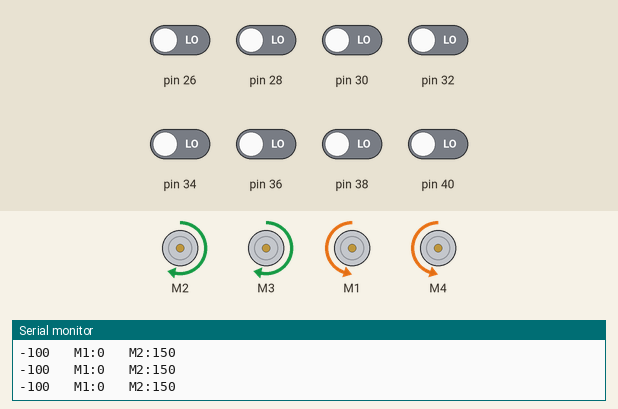
The sketch below on a simulated Arduino Mega 2560, built with avr-gcc and run on an emulated ATmega2560. On the bench: 4 × DC motor (green arrow = forward, orange = backward, longer = faster), the last lines printed to the serial monitor. Inputs (shaded band) come from the test bench; at power-on: pin 26, pin 28, pin 30, pin 32, pin 34, pin 36, pin 38, pin 40 LOW.

Above: at 12.2 s.
12.3 s: pin 26 driven HIGH
At 12.6 s:
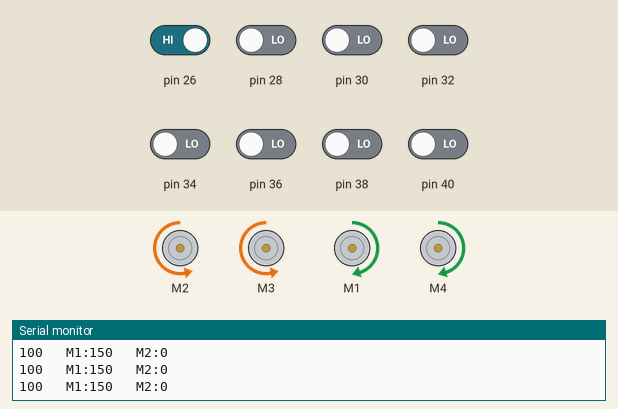
13.8 s: pin 30 driven HIGH
At 14.7 s:
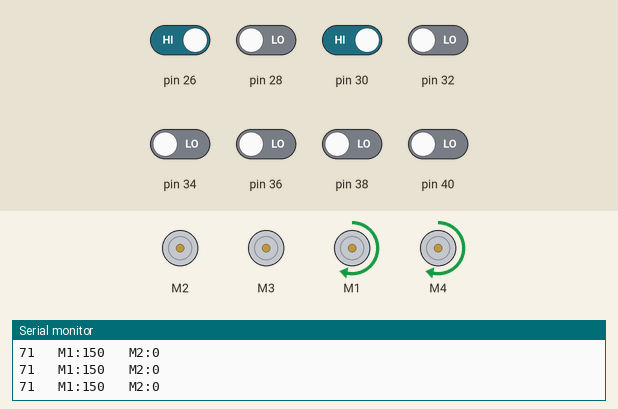
15.3 s: pin 34 driven HIGH
At 15.8 s:
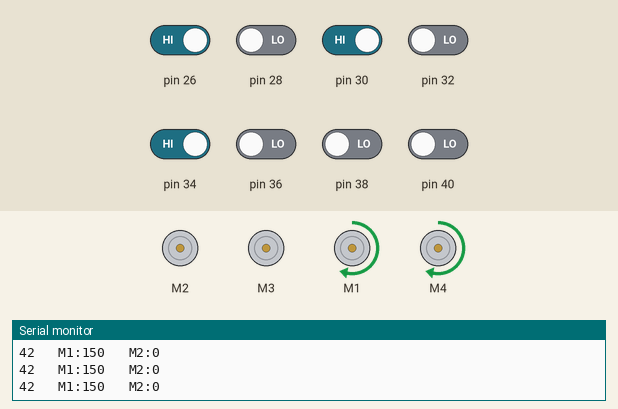
16.8 s: pin 40 driven HIGH
At 17.9 s:
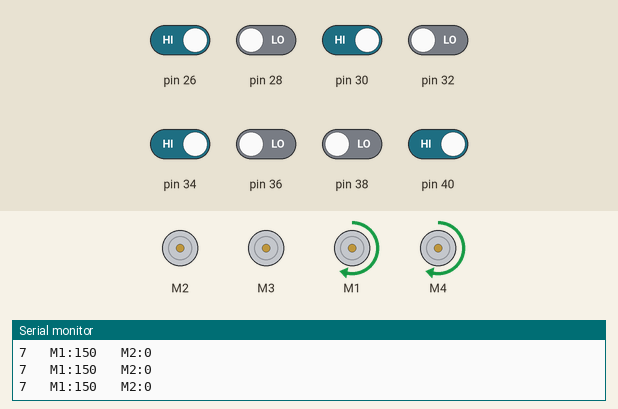
19.8 s: pin 36 driven HIGH
22.2 s: pin 32 driven HIGH
At 23.6 s:
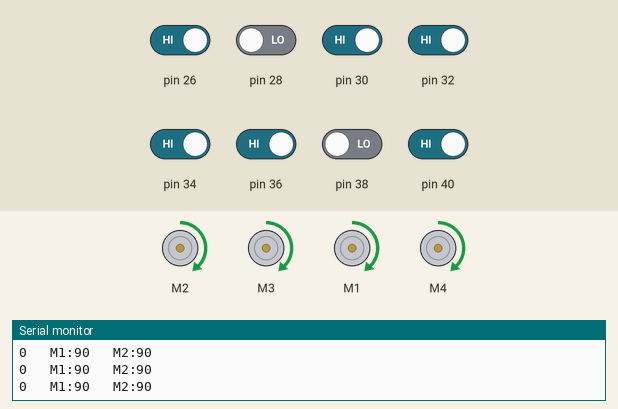
Timing chart, 0 to 24.7 s (numbered marks = the images above; inputs shaded):
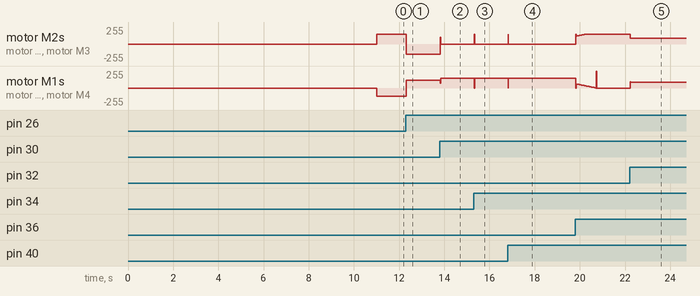

Measured:
- after the input at 12.3 s, motor M2, motor M3: forward 150/255 → backward 150/255 at once; motor M1, motor M4: backward 120/255 → forward 120/255 at once
- after the input at 13.8 s, motor M2, motor M3: backward 150/255 → stopped at once; motor M1, motor M4: forward 120/255 → forward 150/255 at once
- after the input at 15.3 s, motor M2, motor M3: stopped → forward 150/255 at once, → stopped 0.02 s later; motor M1, motor M4: forward 150/255 → stopped at once, → forward 150/255 0.02 s later
- after the input at 16.8 s, motor M2, motor M3: stopped → forward 150/255 at once, → stopped 0.02 s later; motor M1, motor M4: forward 150/255 → stopped at once, → forward 150/255 0.02 s later
- after the input at 22.2 s, motor M2, motor M3: forward 150/255 → forward 90/255 at once; motor M1, motor M4: stopped → forward 90/255 at once

The sketch:

PID.ino
```cpp
#include <AFMotor.h>     //Adafruit Motor Shield Library. First you must download and install AFMotor library
#include <QTRSensors.h>  //Pololu QTR Sensor Library. First you must download and install QTRSensors library

//AF_DCMotor motor1(1, MOTOR12_1KHZ); //create motor #1 using M1 output on Motor Drive Shield, set to 1kHz PWM frequency
//AF_DCMotor motor2(2, MOTOR12_1KHZ); //create motor #2 using M2 output on Motor Drive Shield, set to 1kHz PWM frequency

AF_DCMotor frenteDir(1);
AF_DCMotor frenteEsq(2);
AF_DCMotor trasEsq(3);
AF_DCMotor trasDir(4);

#define LIMITS 100.0
double kp = 10.0, ki = 0.5, kd = 25.0;  //PID control gains <> Ganhos do controlo PID
int vel = 90;                           //Max Speed <> Velocidade Máxima dos motores
int vCurve = 60;                        //Curve outside wheel max speed limit <> Limite de velocidade da roda exterior na curva

#define EMITTER_PIN 42  //emitterPin is the Arduino digital pin that controls whether the IR LEDs are on or off. Emitter is controlled by digital pin 2

QTRSensors qtr;
const uint8_t NUM_SENSORS = 8;
uint16_t sensorValues[NUM_SENSORS];

void setup() {
  Serial.begin(9600);
  qtr.setTypeRC();
  qtr.setSensorPins((const uint8_t[]){ 40, 38, 36, 34, 32, 30, 28, 26 }, NUM_SENSORS);
  qtr.setEmitterPin(EMITTER_PIN);
  // delay(1500);
  sensorCalibrate();
  //set_motors(0, 0);
}

int lastError = 0;
int last_proportional = 0;
int integral = 0;

void loop() {

  int line = 0;               // The line sensor value <> Valor da linha no sensor
  int lineRef = 0;            // Reference line value <> Valor de referência da linha
  int erroP = 0;              // Proportional error <> Erro proporcional
  static double erroI = 0.0;  // Integral error <> Erro Integral
  static int erroD = 0.0;     // Differential error <> Erro diferencial
  static int erroPAnt = 0;    // Previous proportional eror <> Erro proporcional anterior
  double output = 0.0;        // PID control output <> Resultado do controlo PID

  int velM1 = 0, velM2 = 0;  // Motor speeds <> Velocidade dos motores

  uint16_t position = qtr.readLineBlack(sensorValues);

  line = (int)((double)(position + 1) * 0.0285714) - 100;
  Serial.print(line);

  //line = one.readLine();  // Read the line sensor value -100 to +100 <> Leitura do valor da linha -100 a +100
  //Serial.print(" Line:");Serial.print(line);

  erroP = lineRef - line;    //Proportional error <> Erro proporcional
  erroD = erroP - erroPAnt;  //Differential error <> Erro diferencial
  output = kp * (double)erroP + ki * erroI + kd * (double)erroD;
  //Clean integral error if line value is zero or if line signal has changed
  //Limpar o erro integral se o valor da linha é zero ou se o sinal da linha mudou
  if (erroP * erroPAnt <= 0) erroI = 0.0;
  if (output > LIMITS) output = LIMITS;  //Limit the output value <> Limitar o valor de saída
  else if (output < -LIMITS) output = -LIMITS;
  else erroI += (double)erroP;  //Increment integral error if output is below limits <> Incrementa o erro integral se a saída está dentro dos limites
  erroPAnt = erroP;
  //Serial.print("  Out:"); Serial.print(output);

  //Limit motors maximum and minimum speed <> Limitar mínimos e máximos da velocidade dos motores
  velM1 = vel - (int)output;
  velM2 = vel + (int)output;
  if (velM1 < -1)
    velM1 = 0;  //Minimum speed -1 causes motor to brake <> Velocidade mínima -1 faz o motor travar
  if (velM2 < -1)
    velM2 = 0;
  if (velM1 > vel + vCurve)
    velM1 = vel + vCurve;  //Maximum speed limit <> Limite da velocidade máxima
  if (velM2 > vel + vCurve)
    velM2 = vel + vCurve;

  Serial.print("   M1:");
  Serial.print(velM1);
  Serial.print("   M2:");
  Serial.println(velM2);

  // // set motor speeds using the two motor speed variables above
  if (line < -80) {
    moveR(velM2, velM2 - 30);
  } else if (line >= -80 && line <= 80)
    moveF(velM2, velM1);
  else {
    moveL(velM1, velM1 - 30);
  }
}

void moveF(int velA, int velB) {  // -> para o carro andar para a frente

  frenteEsq.setSpeed(velA);
  trasEsq.setSpeed(velA);

  frenteDir.setSpeed(velB);
  trasDir.setSpeed(velB);

  frenteEsq.run(FORWARD);
  trasEsq.run(FORWARD);

  frenteDir.run(FORWARD);
  trasDir.run(FORWARD);
}

void moveR(int velA, int velB) {  // -> para o carro andar para a frente

  frenteEsq.setSpeed(velA);
  trasEsq.setSpeed(velA);

  frenteDir.setSpeed(velB);
  trasDir.setSpeed(velB);

  frenteEsq.run(FORWARD);
  trasEsq.run(FORWARD);

  frenteDir.run(BACKWARD);
  trasDir.run(BACKWARD);
}

void moveL(int velA, int velB) {  // -> para o carro andar para a frente

  frenteEsq.setSpeed(velA);
  trasEsq.setSpeed(velA);

  frenteDir.setSpeed(velB);
  trasDir.setSpeed(velB);

  frenteEsq.run(BACKWARD);
  trasEsq.run(BACKWARD);

  frenteDir.run(FORWARD);
  trasDir.run(FORWARD);
}

void set_motors(int motor1speed, int motor2speed) {
  // if (motor1speed > M1_maksimum_speed) motor1speed = M1_maksimum_speed;
  // if (motor2speed > M2_maksimum_speed) motor2speed = M2_maksimum_speed;
  // if (motor1speed < 0) motor1speed = 0;
  // if (motor2speed < 0) motor2speed = 0;
  frenteEsq.setSpeed(motor1speed);
  trasEsq.setSpeed(motor1speed);
  frenteDir.setSpeed(motor2speed);
  trasDir.setSpeed(motor2speed);
  frenteEsq.run(FORWARD);
  trasEsq.run(FORWARD);
  frenteDir.run(FORWARD);
  trasDir.run(FORWARD);
}

void sensorCalibrate() {
  // 2.5 ms RC read timeout (default) * 10 reads per calibrate() call
  // = ~25 ms per calibrate() call.
  // Call calibrate() 400 times to make calibration take about 10 seconds.
  for (uint16_t i = 0; i < 400; i++) {
    qtr.calibrate();
  }
  // print the calibration minimum values measured when emitters were on
  for (uint8_t i = 0; i < NUM_SENSORS; i++) {
    Serial.print(qtr.calibrationOn.minimum[i]);
    Serial.print(' ');
  }
  Serial.println();
  // print the calibration maximum values measured when emitters were on
  for (uint8_t i = 0; i < NUM_SENSORS; i++) {
    Serial.print(qtr.calibrationOn.maximum[i]);
    Serial.print(' ');
  }
  //Serial.println();
  delay(1000);
}
```
